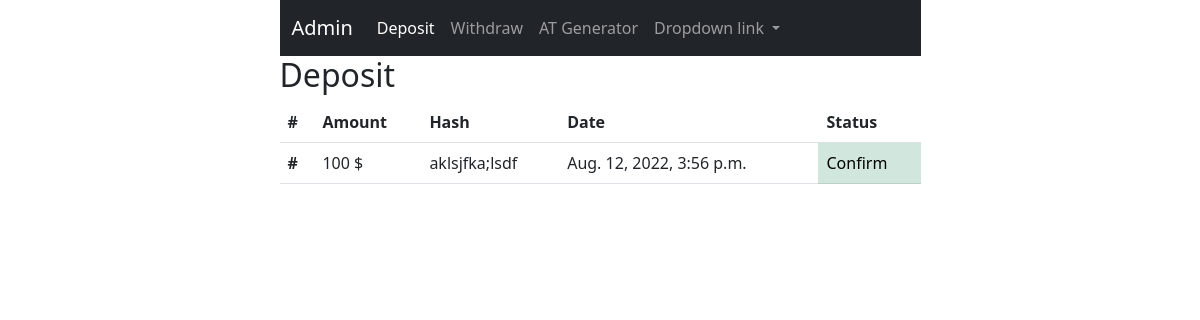
The app's page /deposit (signed in) with its own data.
### financial/models.py (models this page shows, shortened)
class Deposit(models.Model):
    user = models.ForeignKey(User, on_delete=models.CASCADE)
    date = models.DateTimeField(verbose_name="Date", auto_now_add=True, null=True)
    hash = models.CharField(max_length=1000, verbose_name='Transaction HASH or TXID', null=True, blank=True)
    is_approved = models.BooleanField(default=False)
    is_decline = models.BooleanField(default=False)
    objects = DepositManager()

### financial/views.py (the view, shortened to what this page needs)
# urls.py: path('deposit', deposit, name='deposit'),
@login_required(login_url='/login')
def deposit(request):
    deposit_form = DepositForm(request.POST or None)
    is_deposit_exist_approved = Deposit.objects.is_deposit_exist_approved(request.user)
    deposit_exist = Deposit.objects.filter(user__email=request.user).exists()
    deposit_list = Deposit.objects.filter(user__email=request.user)
    context = {
        'is_deposit_exist_approved': is_deposit_exist_approved,
        'deposit_form': deposit_form,
        'deposit_exist': deposit_exist,
        'deposit_list': deposit_list,
    }
    return render(request, 'financial/deposit.html', context)

### financial/models.py (called while the page is built)
    def is_deposit_exist_approved(self, user):
        deposit_list = Deposit.objects.filter(user__email=user)
        for deposit in deposit_list:
            if not deposit.is_approved and not deposit.is_decline:
                return True
            if deposit.is_approved:
                return True
        return False

### users/models.py (called while the page is built)
    def __str__(self):
        return self.email

### templates/financial/deposit.html (shortened to what this page needs)
{% extends 'shared/base.html' %}
{% load widget_tweaks %}
{% block content %}
    <h2>Deposit</h2>
    {% if deposit_exist %}
        <table class="table">
            <thead>
            <tr>
                <th scope="col">#</th>
                <th scope="col">Amount</th>
                <th scope="col">Hash</th>
                <th scope="col">Date</th>
                <th scope="col">Status</th>
            </tr>
            </thead>
            <tbody>
            {% for deposit in deposit_list %}
                <tr>
                    <th scope="row">#</th>
                    <td>100 $</td>
                    <td>{{ deposit.hash }}</td>
                    <td>{{ deposit.date }}</td>
                    {% if deposit.is_approved and not deposit.is_decline %}
                        <td class="table-success">Confirm</td>
                    {% elif not deposit.is_approved and deposit.is_decline %}
                        <td class="table-danger">Rejected</td>
                    {% else %}
                        <td class="table-warning">Waiting</td>
                    {% endif %}
                </tr>
            {% endfor %}
            </tbody>
        </table>
    {% endif %}
{% endblock %}

### records on screen
Deposit: hash "aklsjfka;lsdf", date "Aug. 12, 2022, 3:56 p.m.", is_approved "Confirm"
